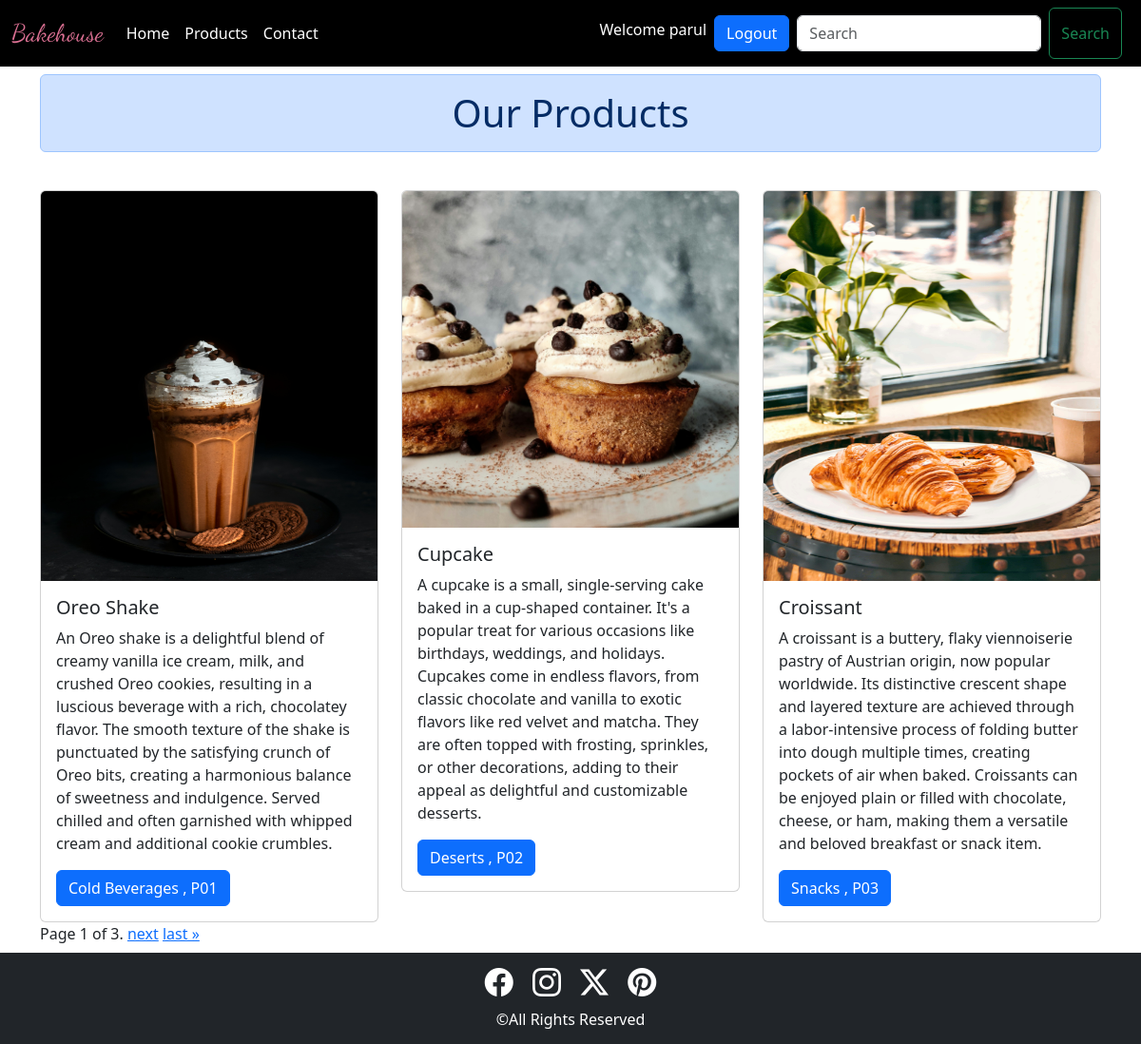
/products (signed in), run on the app's committed database.
### test1/models.py (models this page shows, shortened)
class Product(models.Model):
    product_id = models.CharField(max_length=30, unique=True)
    product_name = models.CharField(max_length=30)
    product_category = models.CharField(max_length=100)
    product_img = models.ImageField(upload_to='images/')
    product_description = models.TextField()

### test1/views.py (the view)
# urls.py: path('products', views.products, name='products'),
@login_required(login_url="loginuser")
def products(request):
    myproducts = Product.objects.all()
    paginator = Paginator(myproducts, 3)
    page_number = request.GET.get("page")
    page_obj = paginator.get_page(page_number)
    return render(request,'test1/product.html' , {"page_obj": page_obj})

### test1/templates/test1/product.html (shortened to what this page needs)
<!DOCTYPE html>
<html lang="en">
<head>
    <link href="https://cdn.jsdelivr.net/npm/bootstrap@5.3.2/dist/css/bootstrap.min.css" rel="stylesheet">
</head>
<body>
   {% include 'test1/navbar.html' %}
   <div class="container">
        <h1 class="alert alert-primary text-center mt-2">Our Products</h1>
        <div class="row">
        {% for x in page_obj %}
        <div class ="col-lg-4 col-md-6 col-12">
            <div class="card mt-4">
              <img src="{{x.product_img.url}}" class="card-img-top img-fluid" alt="..." style="max-width:100%; max-height:410px" >
              <div class="card-body">
                <h5 class="card-title">{{x.product_name}}</h5>
                <p class="card-text">{{x.product_description}}</p>
                <a href="#" class="btn btn-primary">{{ x.product_category}} , {{x.product_id}}</a>
              </div>
            </div>
          </div>
        {% endfor %}
        </div>
<div class="pagination">
        <span class="step-links">
            <span class="current">
                Page {{ page_obj.number }} of {{ page_obj.paginator.num_pages }}.
            </span>
            {% if page_obj.has_next %}
                <a href="?page={{ page_obj.next_page_number }}">next</a>
                <a href="?page={{ page_obj.paginator.num_pages }}">last &raquo;</a>
            {% endif %}
        </span>
  </div>
  </div>
   {% include 'test1/footer.html' %}
</body>
</html>

### test1/templates/test1/navbar.html (shortened to what this page needs)
<!DOCTYPE html>
<html lang="en">
<head>
    <link href="https://cdn.jsdelivr.net/npm/bootstrap@5.3.2/dist/css/bootstrap.min.css" rel="stylesheet">
</head>
<body>
    <nav class="navbar navbar-dark navbar-expand-lg bg-black">
        <div class="container-fluid">
          <a class="navbar-brand" href="{% url 'home' %}" style="color: palevioletred; font-family:'Dancing Script';  font-size: 1.6rem;">Bakehouse</a>
          <div class="collapse navbar-collapse" id="navbarSupportedContent">
            <ul class="navbar-nav me-auto mb-2 mb-lg-0">
              <li class="nav-item">
                <a class="nav-link active" aria-current="page" href="{% url 'home' %}" style="color: white;">Home</a>
              </li>
              <li class="nav-item">
                <a class="nav-link" href="{% url 'products' %}" style="color: white;">Products</a>
              </li>
              <li class="nav-item">
                <a class="nav-link" href="{% url 'contact' %}" style="color: white;">Contact</a>
              </li>
            </ul>
            {% if user.is_authenticated %}
            <p class="mt-2 px-2" style ="color : white">Welcome {{ user.username }}</p>
             <a class="btn btn-primary" href="{% url 'logoutuser' %}">Logout</a>
            {% endif %}
            <form class="d-flex px-2" role="search" method="post" action="{% url 'findproduct' %}">
              <input class="form-control me-2 my-2" type="search" placeholder="Search" aria-label="Search" name="prod_search">
              <button class="btn btn-outline-success" type="submit">Search</button>
            </form>
          </div>
        </div>
      </nav>
</body>
</html>

### test1/templates/test1/footer.html (shortened to what this page needs)
<!DOCTYPE html>
<html lang="en">
<head>
    <link href="https://cdn.jsdelivr.net/npm/bootstrap@5.3.2/dist/css/bootstrap.min.css" rel="stylesheet">
    <link rel="stylesheet" href="https://cdn.jsdelivr.net/npm/bootstrap-icons@1.11.3/font/bootstrap-icons.min.css">
</head>
<body>
    <div class="container-fluid text-center mt-2 py-2" style="background-color: #212529">
        <div class="row">
         <span>
            <a href="https://www.facebook.com/"><i class="bi bi-facebook mx-2" style="color: white; font-size: 30px"></i></a>
            <a href="https://www.instagram.com/"><i class="bi bi-instagram mx-2" style="color: white; font-size: 30px"></i></a>
            <a href="https://twitter.com/?lang=en"><i class="bi bi-twitter-x mx-2" style="color: white; font-size: 30px"></i></a>
            <a href="https://in.pinterest.com/"><i class="bi bi-pinterest mx-2" style="color: white; font-size: 30px"></i></a>
         </span>
        </div>
        <div class="row mt-2 ">
            <h6 style="color : white;">&copy;All Rights Reserved</h6>
        </div>
    </div>
</body>
</html>

### data on the page
Product: product_img (picture), product_name "Oreo Shake", product_description "An Oreo shake is a delightful blend of creamy vanilla ice cream, milk, and crushed Oreo cookies, resulting in a luscious beverage with a rich, chocolatey flavor. The smooth texture of the shake is punctuated by the satisfying crunch of Oreo bits, creating a harmonious balance of sweetness and indulgence. Served chilled and often garnished with whipped cream and additional cookie crumbles.", product_category "Cold Beverages", product_id "P01"
Product: product_img (picture), product_name "Cupcake", product_description "A cupcake is a small, single-serving cake baked in a cup-shaped container. It's a popular treat for various occasions like birthdays, weddings, and holidays. Cupcakes come in endless flavors, from classic chocolate and vanilla to exotic flavors like red velvet and matcha. They are often topped with frosting, sprinkles, or other decorations, adding to their appeal as delightful and customizable desserts.", product_category "Deserts", product_id "P02"
Product: product_img (picture), product_name "Croissant", product_description "A croissant is a buttery, flaky viennoiserie pastry of Austrian origin, now popular worldwide. Its distinctive crescent shape and layered texture are achieved through a labor-intensive process of folding butter into dough multiple times, creating pockets of air when baked. Croissants can be enjoyed plain or filled with chocolate, cheese, or ham, making them a versatile and beloved breakfast or snack item.", product_category "Snacks", product_id "P03"

### other printed values
{{ user.username }} "parul"
{{ page_obj.number }} "1"
{{ page_obj.paginator.num_pages }} "3"
